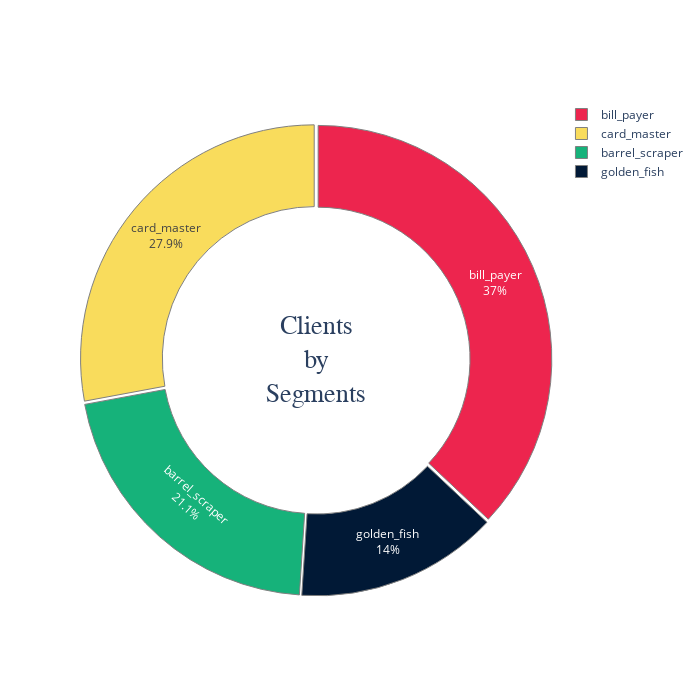

The notebook cell this image was saved under:
### Markdown cell above
## Representation of Segments

### Code cell
#collapse-hide
# get the cluster data
clust_er = segment_df.segment.value_counts()
labels = clust_er.index.to_list()
values = clust_er.values

# color theme
colors = ['#ED254E','#F9DC5C', '#16b27a', '#011936']

# draw pie chart
fig = go.Figure()
fig.add_trace(go.Pie(labels=labels, 
                     values=values,
                     name='Clusters',
                     pull=[0.01, 0.01, 0.01, 0.01] 
                     ))
fig.update_traces(textposition = 'inside', 
                  textinfo = 'percent + label',
                  hole = 0.65, 
                  marker = dict(colors = colors,
                                line = dict(color = 'gray', width = 1)),
                  hovertemplate = 'Clients: %{value}',
                  )
fig.update_layout(title_text="",
                  autosize=False,width=700,height=700,
                  annotations=[dict(text='Clients<br>by<br>Segments', 
                                    x=0.5, y=0.5, 
                                    font_size=26, 
                                    font_family = 'monospace',
                                    showarrow=False),
                               ]
                  )
#fig.show()

### Figure 1 — Plotly figure (JSON) as saved in the notebook; plotly's stock layout.template omitted (floating-point values rounded to 4 significant figures)
{"data": [{"hole": 0.65, "hovertemplate": "Clients: %{value}", "labels": ["bill_payer", "card_master", "barrel_scraper", "golden_fish"], "marker": {"colors": ["#ED254E", "#F9DC5C", "#16b27a", "#011936"], "line": {"color": "gray", "width": 1}}, "name": "Clusters", "pull": [0.01, 0.01, 0.01, 0.01], "textinfo": "percent+label", "textposition": "inside", "type": "pie", "values": [3044, 2296, 1731, 1152]}], "layout": {"annotations": [{"font": {"family": "monospace", "size": 26}, "showarrow": false, "text": "Clients<br>by<br>Segments", "x": 0.5, "y": 0.5}], "autosize": false, "height": 700, "title": {"text": ""}, "width": 700}}
